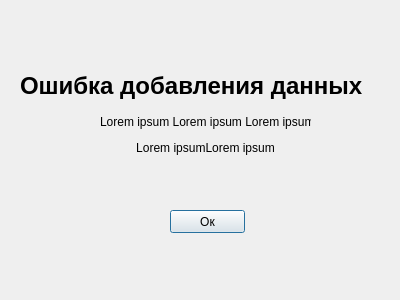
<?xml version="1.0" encoding="UTF-8"?>
<ui version="4.0">
 <class>Dialog</class>
 <widget class="QDialog" name="Dialog">
  <property name="geometry">
   <rect>
    <x>0</x>
    <y>0</y>
    <width>400</width>
    <height>300</height>
   </rect>
  </property>
  <property name="minimumSize">
   <size>
    <width>400</width>
    <height>300</height>
   </size>
  </property>
  <property name="maximumSize">
   <size>
    <width>400</width>
    <height>300</height>
   </size>
  </property>
  <property name="windowTitle">
   <string>Password Saver - Ошибка добавления данных</string>
  </property>
  <widget class="QPushButton" name="pushButton">
   <property name="geometry">
    <rect>
     <x>170</x>
     <y>210</y>
     <width>75</width>
     <height>23</height>
    </rect>
   </property>
   <property name="text">
    <string>Ок</string>
   </property>
  </widget>
  <widget class="QLabel" name="label_4">
   <property name="geometry">
    <rect>
     <x>100</x>
     <y>110</y>
     <width>211</width>
     <height>51</height>
    </rect>
   </property>
   <property name="text">
    <string>&lt;html&gt;&lt;head/&gt;&lt;body&gt;&lt;p align=&quot;center&quot;&gt;Lorem ipsum Lorem ipsum Lorem ipsum&lt;/p&gt;&lt;p align=&quot;center&quot;&gt;Lorem ipsumLorem ipsum&lt;/p&gt;&lt;/body&gt;&lt;/html&gt;</string>
   </property>
  </widget>
  <widget class="QLabel" name="label_3">
   <property name="geometry">
    <rect>
     <x>20</x>
     <y>70</y>
     <width>371</width>
     <height>31</height>
    </rect>
   </property>
   <property name="font">
    <font>
     <pointsize>18</pointsize>
     <weight>75</weight>
     <bold>true</bold>
    </font>
   </property>
   <property name="text">
    <string>Ошибка добавления данных</string>
   </property>
  </widget>
 </widget>
 <resources/>
 <connections/>
</ui>
